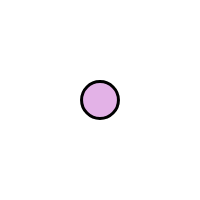
Frame 1 (no input)
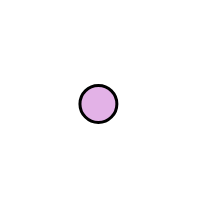
Frame 60 (no input)
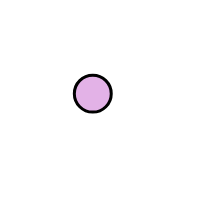
Frame 120 (the mouse pressed at the canvas centre since frame 60)

The p5.js sketch that drew these frames (run headless with seeded random() and noise() and a simulated clock; from frame 60 on, the mouse is pressed at the canvas centre):

// p5.js sketch
// ── sketch.js
function setup() {
  createCanvas(200, 200);
  list = [ball()];
  
  strokeWeight(3);
  for(let i =0; i<0; i++)
  {
    list.push(ball()); 
  }
   
  
}

function ball(){
  return {
   x:width/2,
    y:height/2,
    c: color(random(100,256),random(100,256),random(100,256),160),
    size:random(30,50)
    
    
    
    
  }
}

function mousePressed(){
 for(let b of list)
  {
   b.x = mouseX;
    b.y = mouseY;
  }
}

function draw() {
  background(255);
  
  for(let b of list)
  {
     fill(b.c);
     ellipse(b.x,b.y,b.size,b.size);
    
     let angle = random(TWO_PI);
     let dx = 1.5*cos(angle);
     let dy = 1.5*sin(angle);
    
    b.x += dx;
    b.y += dy;
  }
}
